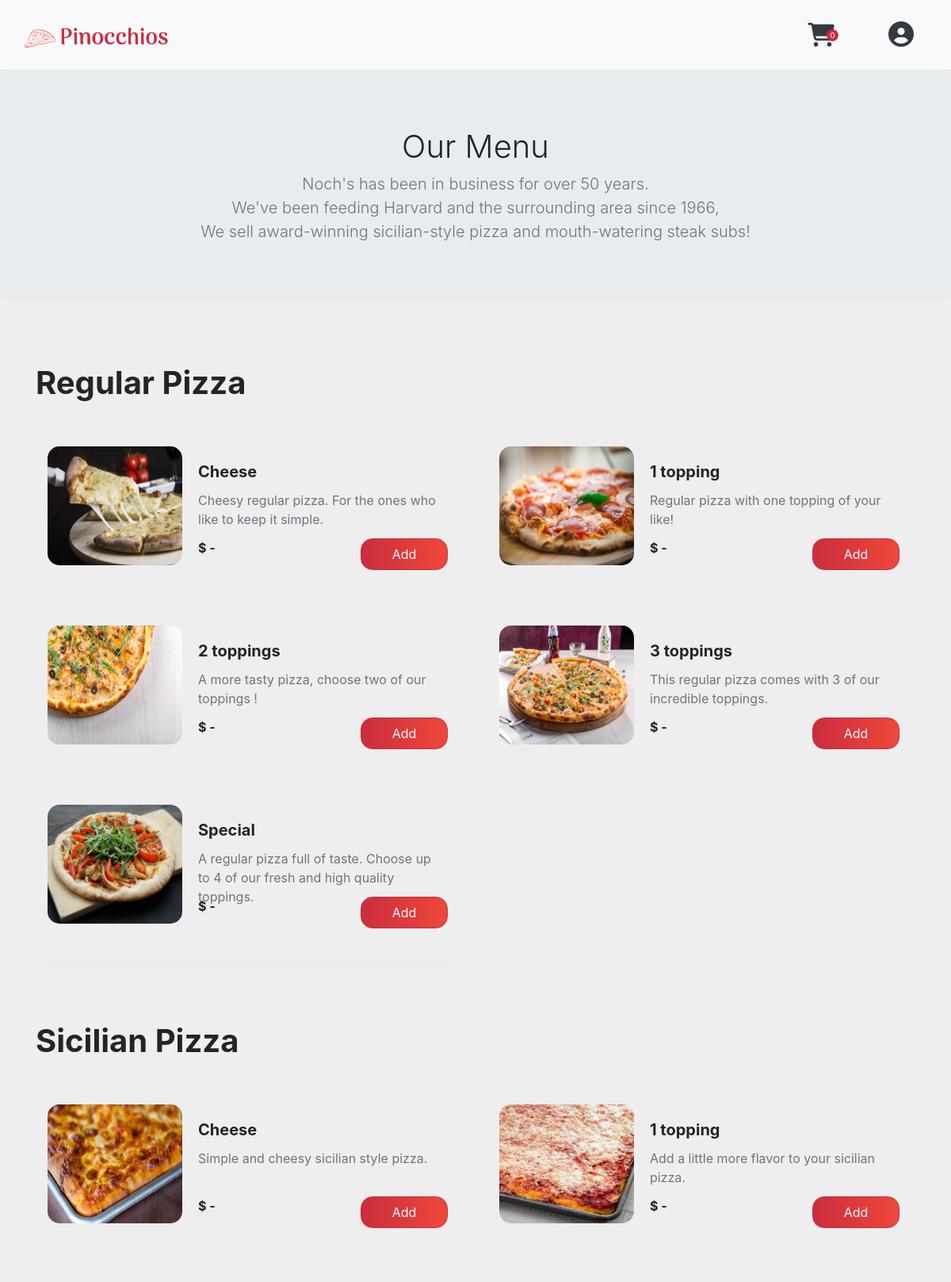
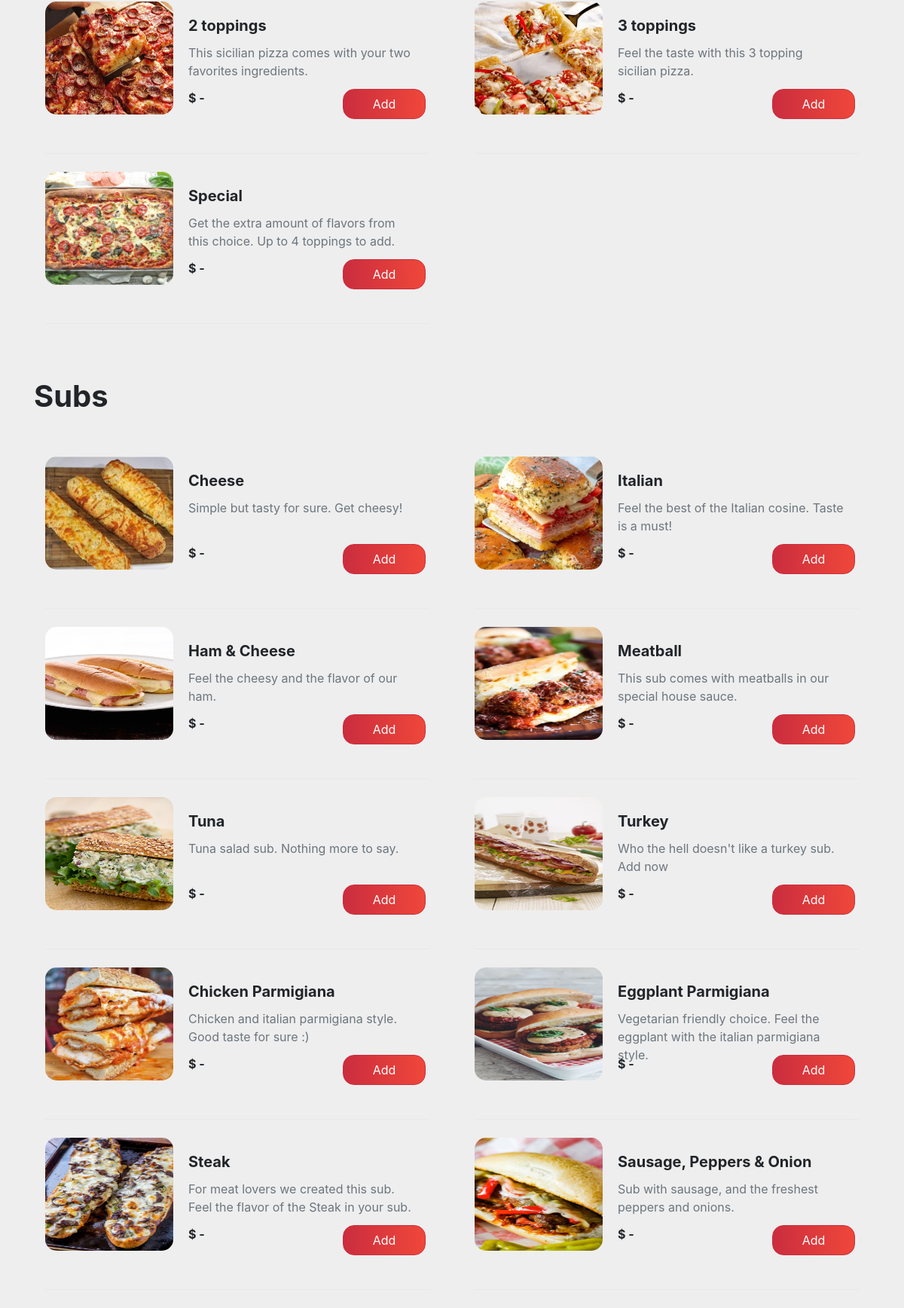
The app's page / (signed in) with its own data (2 pictures, top to bottom).
### orders/models.py (models this page shows, shortened)
class Category(models.Model):
    name = models.CharField(max_length=64)
    def __str__(self):
        return f"{self.name}"

class Product(models.Model):
    name = models.CharField(max_length=64)
    description = models.TextField(blank=True)
    small_price = models.FloatField()
    large_price = models.FloatField()
    category = models.ForeignKey(Category, related_name='options', on_delete=models.CASCADE, blank=True)
    image = models.ImageField(blank=True, null=True, upload_to='products/')
    max_toppings = models.IntegerField(default=0)

### orders/views.py (the view)
# urls.py: path('', index),
def index(request):
    if request.user.is_authenticated:
        categories_objects = Category.objects.all()
        categories = []
        for category in categories_objects:
            c = {}
            c['name'] = category
            c['products'] = []
            for p in category.options.all():
                c['products'].append(p)
            categories.append(c)
        context = {
            "categories" : categories,
            "username" : request.user.username
        }
        return render(request, 'orders/index.html', context=context)
    return redirect('/login')

### orders/templates/orders/index.html (shortened to what this page needs)
{% extends 'orders/base.html' %}
{% load widget_tweaks %}
{% load static %}
{% block content %}
<nav class="navbar navbar-light sticky-top bg-light">
  <div class="container col">
    <a class="navbar-brand" href="/">
      <img src="{% static 'orders/logo2.png' %}" width="auto" height="55" class="d-inline-block align-top" alt="" loading="lazy">
    </a>
  </div>
  <div class="container col-2 col-md-3 col-lg-3 col-xl-2">
    <a href="#" class="cart position-relative d-inline-flex" aria-label="View your shopping cart">
      <i class="fas fa fa-shopping-cart fa-lg"></i>
      <span class="cart-basket d-flex align-items-center justify-content-center">0</span>
    </a>
    <div class="dropdown">
      <button id="user-icon-button" type="button" class="btn dropdown-toggle" data-toggle="dropdown" aria-haspopup="true" aria-expanded="false" data-offset="10,20"><i class='fas fa-user-circle'></i></button>
    </div>
  </div>
</nav>
<section class="jumbotron text-center">
  <div class="container">
    <h1 class="my-2">Our Menu</h1>
    <p class="lead text-muted my-2">
      Noch's has been in business for over 50 years.<br> We've been feeding Harvard and the surrounding area since 1966,<br>
      We sell award-winning sicilian-style pizza and mouth-watering steak subs!
    </p>
  </div>
</section>
<section id="menu">
  <div class="container">
    {% for c in categories %}
    <h1 class="py-5"><strong>{{c.name}}</strong></h1>
    <div class="card-deck">
      {%for p in c.products%}
      <div class="product-box col-12 col-sm-6 mb-4 h-100">
        <div class="card" style="max-width: 540px;">
          <div class="row no-gutters">
            <div class="col-4">
              <img src="{{ p.image.url }}" width="150" height="150" class="card-img">
            </div>
            <div class="col-8">
              <div class="card-body">
                <h5 class="card-title"><strong>{{p.name}}</strong></h5>
                <div style="height:60px">
                  <p class="card-text text-muted">{{p.description}}</p>
                </div>
                <div class="row">
                  <p class="card-text col-8"><strong>$ {{p.smallPrice|floatformat:2}} - {{p.largePrice|floatformat:2}}</strong></p>
                  <button style="margin-bottom:0;" class="col-4 product btn btn-primary button" data-product="{{p.id}}" data-toggle="modal" data-target="#staticBackdrop">Add</button>
                </div>
              </div>
            </div>
          </div>
        </div>
      </div>
      {% endfor %}
    </div>
    {% endfor %}
  </div>
</section>
{% endblock %}

### orders/templates/orders/base.html (shortened to what this page needs)
<!DOCTYPE html>
{% load static %}
<html lang="en" dir="ltr">
  <head>
    <link rel="stylesheet" href="https://maxcdn.bootstrapcdn.com/bootstrap/4.0.0/css/bootstrap.min.css">
    <link rel="stylesheet" href="{% static 'orders/master.css' %}">
    <link rel="stylesheet" href="https://cdnjs.cloudflare.com/ajax/libs/font-awesome/4.7.0/css/font-awesome.min.css">
  </head>
  <body>
    {% block content %}
    {% endblock %}
  </body>
</html>

### orders/static/orders/master.css (style rules this page uses)
html, body { height: 100%; background-color: #eeeeee; }
.jumbotron h1 { font-weight: 300; }
.navbar { border-bottom : 1px solid #e5edef; }
.button { border-radius: 15px; background: linear-gradient(to right, #cb2d3e, #ef473a); border-color: #cb2d3e; margin-bottom: 10px; }
a.cart { font-size: 1.5rem; color: #343a40; margin: 15px; }
.cart-basket { font-size: .6rem; position: absolute; top: -6px; right: -5px; width: 15px; height: 15px; color: #fff; background-color: #cb2d3e; border-radius: 50%; }
.dropdown-toggle::after { content: none; }
#user-icon-button { background-color: #f8f9fa; border: none; color: #343a40; padding: 12px 16px; font-size: 2rem; cursor: pointer; }
.card { border: none; border-radius: 15px; background-color: #eeeeee; }
.card::after { content: ""; display: block; padding-top: 25px; width: 100%; height: 1px; border-bottom: 1px solid rgba(229, 229, 228, .6); }
.card-img { border-radius: 15px; }

### records on screen
Category: name "Regular Pizza"
Product: image (picture), name "Cheese", description "Cheesy regular pizza. For the ones who like to keep it simple."
Product: image (picture), name "1 topping", description "Regular pizza with one topping of your like!"
Product: image (picture), name "2 toppings", description "A more tasty pizza, choose two of our toppings !"
Product: image (picture), name "3 toppings", description "This regular pizza comes with 3 of our incredible toppings."
Product: image (picture), name "Special", description "A regular pizza full of taste. Choose up to 4 of our fresh and high quality toppings."
Category: name "Sicilian Pizza"
Product: image (picture), name "Cheese", description "Simple and cheesy sicilian style pizza."
Product: image (picture), name "1 topping", description "Add a little more flavor to your sicilian pizza."
Product: image (picture), name "2 toppings", description "This sicilian pizza comes with your two favorites ingredients."
Product: image (picture), name "3 toppings", description "Feel the taste with this 3 topping sicilian pizza."
Product: image (picture), name "Special", description "Get the extra amount of flavors from this choice. Up to 4 toppings to add."
Category: name "Subs"
Product: image (picture), name "Cheese", description "Simple but tasty for sure. Get cheesy!"
Product: image (picture), name "Italian", description "Feel the best of the Italian cosine. Taste is a must!"
Product: image (picture), name "Ham & Cheese", description "Feel the cheesy and the flavor of our ham."
Product: image (picture), name "Meatball", description "This sub comes with meatballs in our special house sauce."
Product: image (picture), name "Tuna", description "Tuna salad sub. Nothing more to say."
Product: image (picture), name "Turkey", description "Who the hell doesn't like a turkey sub. Add now"
Product: image (picture), name "Chicken Parmigiana", description "Chicken and italian parmigiana style. Good taste for sure :)"
Product: image (picture), name "Eggplant Parmigiana", description "Vegetarian friendly choice. Feel the eggplant with the italian parmigiana style."
Product: image (picture), name "Steak", description "For meat lovers we created this sub. Feel the flavor of the Steak in your sub."
Product: image (picture), name "Sausage, Peppers & Onion", description "Sub with sausage, and the freshest peppers and onions."
